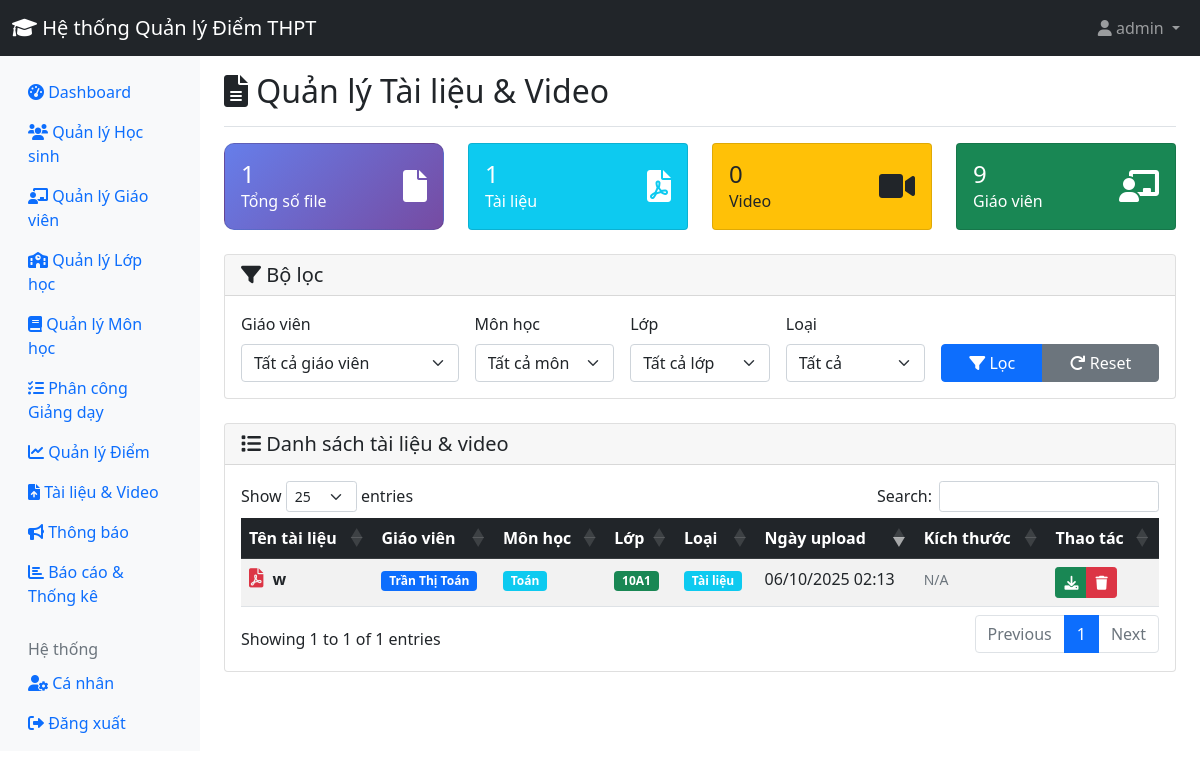
Page /admin/materials.php (signed in) on the committed database.
### tables this page shows
CREATE TABLE `materials` (
  `id` int(11) NOT NULL,
  `teacher_id` int(11) NOT NULL,
  `title` varchar(255) NOT NULL,
  `description` text DEFAULT NULL,
  `file_path` varchar(500) NOT NULL,
  `file_type` enum('document','video') NOT NULL,
  `subject_id` int(11) DEFAULT NULL,
  `class_id` int(11) DEFAULT NULL,
  `uploaded_at` timestamp NOT NULL DEFAULT current_timestamp()
);

CREATE TABLE `users` (
  `id` int(11) NOT NULL,
  `username` varchar(50) NOT NULL,
  `password` varchar(255) NOT NULL,
  `role` enum('admin','teacher','student') NOT NULL,
  `full_name` varchar(100) NOT NULL,
  `email` varchar(100) DEFAULT NULL,
  `phone` varchar(20) DEFAULT NULL,
  `created_at` timestamp NOT NULL DEFAULT current_timestamp(),
  `status` enum('active','inactive') DEFAULT 'active',
  `teacher_type` enum('homeroom','subject') DEFAULT 'subject'
);

CREATE TABLE `subjects` (
  `id` int(11) NOT NULL,
  `subject_name` varchar(100) NOT NULL,
  `subject_code` varchar(20) NOT NULL
);

CREATE TABLE `classes` (
  `id` int(11) NOT NULL,
  `class_name` varchar(50) NOT NULL,
  `grade` int(11) NOT NULL,
  `homeroom_teacher_id` int(11) DEFAULT NULL,
  `school_year` varchar(20) DEFAULT NULL
);

### admin/materials.php (the view, shortened to what this page needs)
<?php
require_once '../includes/config.php';
$query = "
    SELECT m.*, u.full_name as teacher_name, s.subject_name, c.class_name
    FROM materials m
    JOIN users u ON m.teacher_id = u.id
    LEFT JOIN subjects s ON m.subject_id = s.id
    LEFT JOIN classes c ON m.class_id = c.id
    WHERE 1=1
";
$params = [];
$query .= " ORDER BY m.uploaded_at DESC";
$stmt = $pdo->prepare($query);
$stmt->execute($params);
$materials = $stmt->fetchAll();
$teachers = $pdo->query("SELECT id, full_name FROM users WHERE role = 'teacher' ORDER BY full_name")->fetchAll();
?>
<!DOCTYPE html>
<html lang="vi">
<head>
    <link href="https://cdn.jsdelivr.net/npm/bootstrap@5.1.3/dist/css/bootstrap.min.css" rel="stylesheet">
    <link href="https://cdnjs.cloudflare.com/ajax/libs/font-awesome/6.0.0/css/all.min.css" rel="stylesheet">
    <link href="https://cdn.datatables.net/1.11.5/css/dataTables.bootstrap5.min.css" rel="stylesheet">
</head>
<body>
    <?php include '../includes/header.php'; ?>
    <div class="container-fluid">
        <div class="row">
            <?php include 'sidebar.php'; ?>
            <main class="col-md-9 ms-sm-auto col-lg-10 px-md-4">
                <div class="d-flex justify-content-between flex-wrap flex-md-nowrap align-items-center pt-3 pb-2 mb-3 border-bottom">
                    <h1 class="h2"><i class="fas fa-file-alt"></i> Quản lý Tài liệu & Video</h1>
                </div>
                <div class="row mb-4">
                    <div class="col-md-3">
                        <div class="card stats-card">
                            <div class="card-body">
                                <div class="d-flex justify-content-between">
                                    <div>
                                        <h4 class="mb-0"><?php echo count($materials); ?></h4>
                                        <p class="mb-0">Tổng số file</p>
                                    </div>
                                    <div class="align-self-center">
                                        <i class="fas fa-file fa-2x"></i>
                                    </div>
                                </div>
                            </div>
                        </div>
                    </div>
                    <div class="col-md-3">
                        <div class="card bg-info text-white">
                            <div class="card-body">
                                <div class="d-flex justify-content-between">
                                    <div>
                                        <h4 class="mb-0">
                                            <?php echo count(array_filter($materials, function($m) { return $m['file_type'] == 'document'; })); ?>
                                        </h4>
                                        <p class="mb-0">Tài liệu</p>
                                    </div>
                                    <div class="align-self-center">
                                        <i class="fas fa-file-pdf fa-2x"></i>
                                    </div>
                                </div>
                            </div>
                        </div>
                    </div>
                    <div class="col-md-3">
                        <div class="card bg-warning text-dark">
                            <div class="card-body">
                                <div class="d-flex justify-content-between">
                                    <div>
                                        <h4 class="mb-0">
                                            <?php echo count(array_filter($materials, function($m) { return $m['file_type'] == 'video'; })); ?>
                                        </h4>
                                        <p class="mb-0">Video</p>
                                    </div>
                                    <div class="align-self-center">
                                        <i class="fas fa-video fa-2x"></i>
                                    </div>
                                </div>
                            </div>
                        </div>
                    </div>
                    <div class="col-md-3">
                        <div class="card bg-success text-white">
                            <div class="card-body">
                                <div class="d-flex justify-content-between">
                                    <div>
                                        <h4 class="mb-0"><?php echo count($teachers); ?></h4>
                                        <p class="mb-0">Giáo viên</p>
                                    </div>
                                    <div class="align-self-center">
                                        <i class="fas fa-chalkboard-teacher fa-2x"></i>
                                    </div>
                                </div>
                            </div>
                        </div>
                    </div>
                </div>
                <div class="card mb-4">
                    <div class="card-header">
                        <h5 class="card-title mb-0">
                            <i class="fas fa-filter"></i> Bộ lọc
                        </h5>
                    </div>
                    <div class="card-body">
                        <form method="GET" class="row g-3">
                            <div class="col-md-3">
                                <label class="form-label">Giáo viên</label>
                                <select class="form-select" name="teacher">
                                    <option value="">Tất cả giáo viên</option>
                                </select>
                            </div>
                            <div class="col-md-2">
                                <label class="form-label">Môn học</label>
                                <select class="form-select" name="subject">
                                    <option value="">Tất cả môn</option>
                                </select>
                            </div>
                            <div class="col-md-2">
                                <label class="form-label">Lớp</label>
                                <select class="form-select" name="class">
                                    <option value="">Tất cả lớp</option>
                                </select>
                            </div>
                            <div class="col-md-2">
                                <label class="form-label">Loại</label>
                                <select class="form-select" name="type">
                                    <option value="">Tất cả</option>
                                </select>
                            </div>
                            <div class="col-md-3 d-flex align-items-end">
                                <div class="btn-group w-100">
                                    <button type="submit" class="btn btn-primary">
                                        <i class="fas fa-filter"></i> Lọc
                                    </button>
                                    <a href="materials.php" class="btn btn-secondary">
                                        <i class="fas fa-redo"></i> Reset
                                    </a>
                                </div>
                            </div>
                        </form>
                    </div>
                </div>
                <div class="card">
                    <div class="card-header">
                        <h5 class="card-title mb-0">
                            <i class="fas fa-list"></i> Danh sách tài liệu & video
                        </h5>
                    </div>
                    <div class="card-body">
                        <?php if (empty($materials)): ?>
                            <div class="text-center py-4">
                                <i class="fas fa-folder-open fa-3x text-muted mb-3"></i>
                                <p class="text-muted">Không có tài liệu nào.</p>
                            </div>
                        <?php else: ?>
                            <div class="table-responsive">
                                <table id="materialsTable" class="table table-striped table-hover">
                                    <thead class="table-dark">
                                        <tr>
                                            <th>Tên tài liệu</th>
                                            <th>Giáo viên</th>
                                            <th>Môn học</th>
                                            <th>Lớp</th>
                                            <th>Loại</th>
                                            <th>Ngày upload</th>
                                            <th>Kích thước</th>
                                            <th>Thao tác</th>
                                        </tr>
                                    </thead>
                                    <tbody>
                                        <?php foreach ($materials as $material): ?>
                                        <?php
                                            $file_size = file_exists($material['file_path']) ?
                                                round(filesize($material['file_path']) / (1024 * 1024), 2) . ' MB' :
                                                'N/A';
                                        ?>
                                        <tr>
                                            <td>
                                                <i class="fas fa-<?php echo $material['file_type'] == 'document' ? 'file-pdf' : 'video'; ?> file-icon text-<?php echo $material['file_type'] == 'document' ? 'danger' : 'primary'; ?>"></i>
                                                <strong><?php echo htmlspecialchars($material['title']); ?></strong>
                                            </td>
                                            <td>
                                                <span class="badge bg-primary"><?php echo htmlspecialchars($material['teacher_name']); ?></span>
                                            </td>
                                            <td>
                                                <?php if ($material['subject_name']): ?>
                                                    <span class="badge bg-info"><?php echo htmlspecialchars($material['subject_name']); ?></span>
                                                <?php else: ?>
                                                    <span class="badge bg-secondary">Chung</span>
                                                <?php endif; ?>
                                            </td>
                                            <td>
                                                <?php if ($material['class_name']): ?>
                                                    <span class="badge bg-success"><?php echo htmlspecialchars($material['class_name']); ?></span>
                                                <?php else: ?>
                                                    <span class="badge bg-secondary">Tất cả</span>
                                                <?php endif; ?>
                                            </td>
                                            <td>
                                                <span class="badge <?php echo $material['file_type'] == 'document' ? 'badge-document' : 'badge-video'; ?>">
                                                    <?php echo $material['file_type'] == 'document' ? 'Tài liệu' : 'Video'; ?>
                                                </span>
                                            </td>
                                            <td><?php echo date('d/m/Y H:i', strtotime($material['uploaded_at'])); ?></td>
                                            <td><small class="text-muted"><?php echo $file_size; ?></small></td>
                                            <td>
                                                <div class="btn-group btn-group-sm">
                                                    <a href="../<?php echo $material['file_path']; ?>" class="btn btn-success" target="_blank" title="Tải xuống">
                                                        <i class="fas fa-download"></i>
                                                    </a>
                                                    <a href="materials.php?delete=<?php echo $material['id']; ?>" class="btn btn-danger" onclick="return confirm('Bạn có chắc chắn muốn xóa tài liệu này?')" title="Xóa">
                                                        <i class="fas fa-trash"></i>
                                                    </a>
                                                </div>
                                            </td>
                                        </tr>
                                        <?php endforeach; ?>
                                    </tbody>
                                </table>
                            </div>
                        <?php endif; ?>
                    </div>
                </div>
            </main>
        </div>
    </div>
</body>
</html>

### admin/materials.php (style rules this page uses)
.file-icon { font-size: 1.2em; margin-right: 5px; }
.badge-document { background-color: #0dcaf0; }
.stats-card { background: linear-gradient(135deg, #667eea 0%, #764ba2 100%); color: white; border-radius: 10px; }

### rows in the picture
materials: file_type "1", file_type "0", title "w", teacher.full_name "Trần Thị Toán", subject.subject_name "Toán", class.class_name "10A1", shows "Tài liệu", uploaded_at "06/10/2025 02:13", file_path "N/A"

### other values in the picture
SITE_NAME "Hệ thống Quản lý Điểm THPT"
$_SESSION['full_name'] "admin"
count($materials) "1"
count($teachers) "9"
